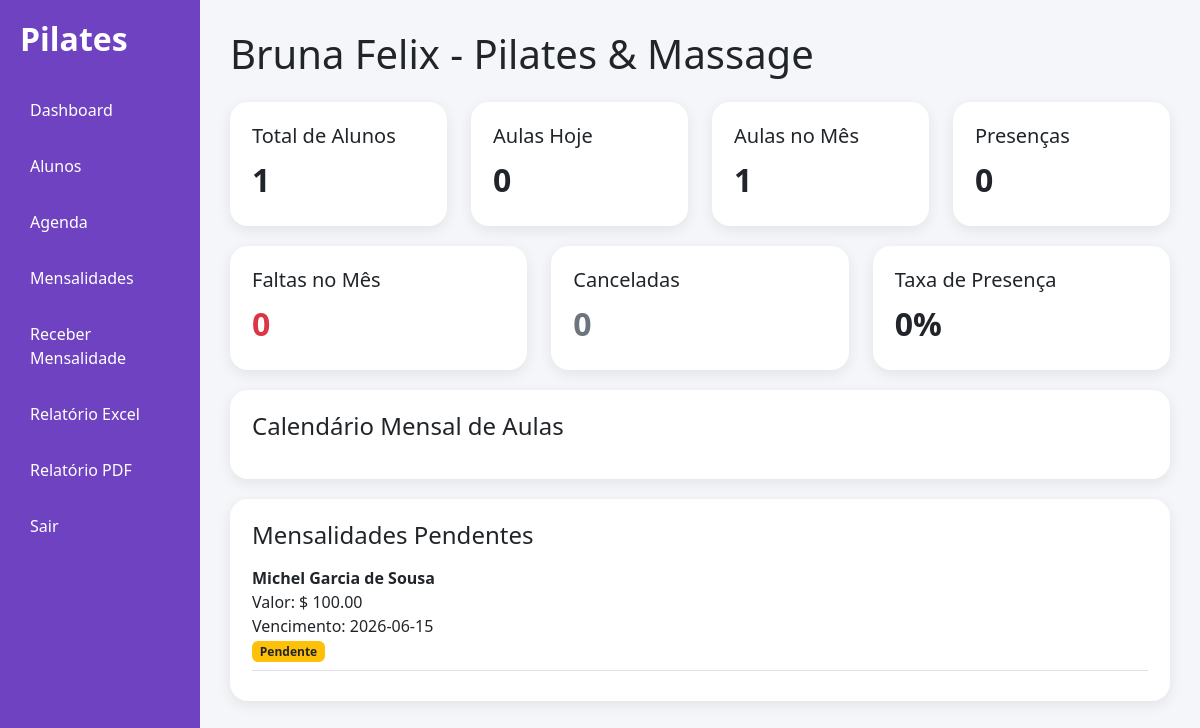
/dashboard (signed in), run on an earlier commit of the app's database.
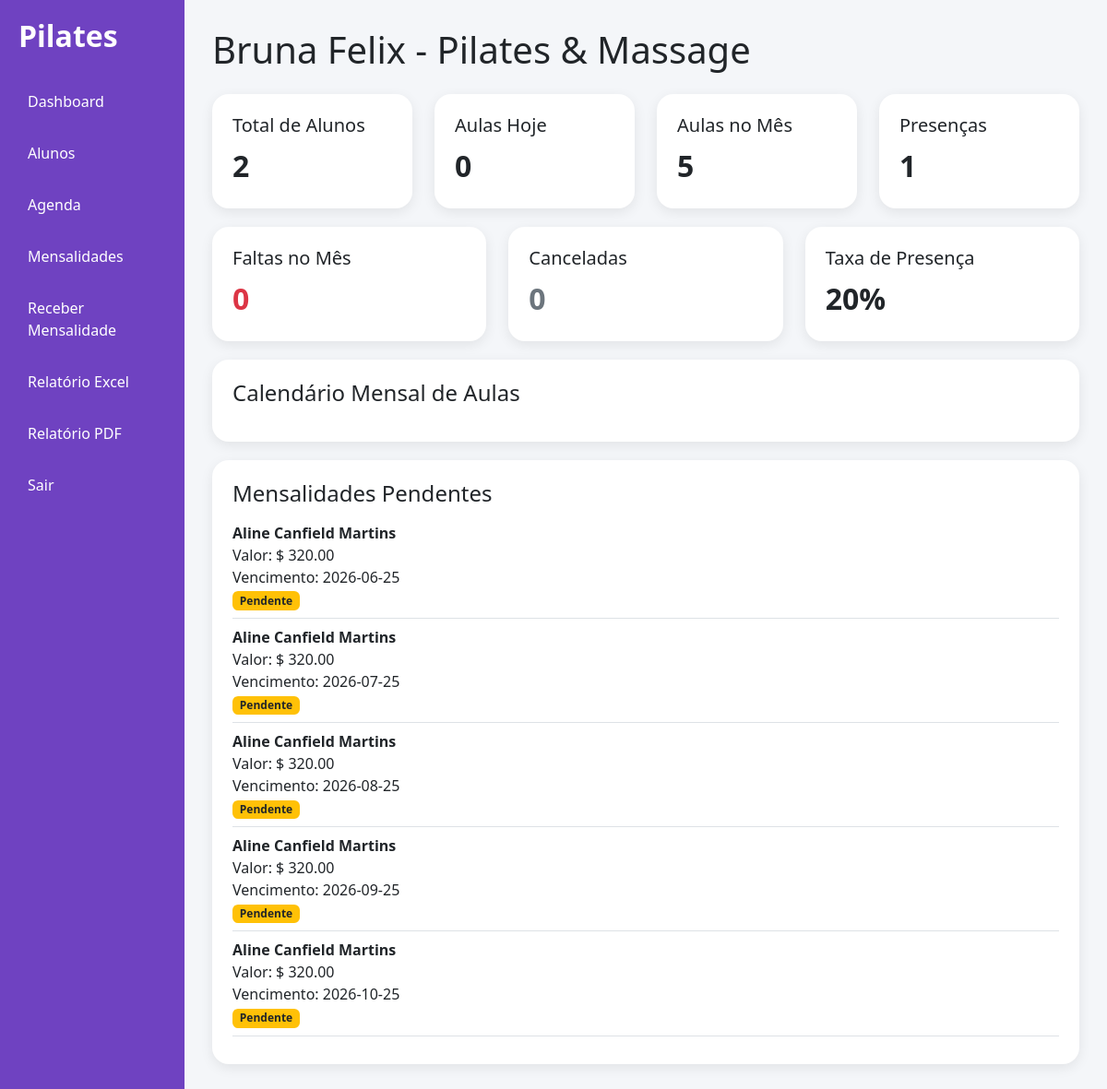
And on a later commit of the database.
### tables this page shows
CREATE TABLE mensalidades(
           id INTEGER PRIMARY KEY AUTOINCREMENT, 
           aluno_id INTEGER NOT NULL,
           mes TEXT NOT NULL,
           valor REAL NOT NULL,
           data_vencimento TEXT,
           status TEXT DEFAULT 'Pendente',
           FOREIGN KEY (aluno_id) REFERENCES alunos(id)
        );

CREATE TABLE alunos (
                id INTEGER PRIMARY KEY AUTOINCREMENT,
                nome TEXT NOT NULL,
                endereco TEXT, 
                telefone TEXT,
                email TEXT, 
                data_nascimento TEXT,
                observacoes TEXT
            , tipo_plano TEXT, aulas_semana TEXT, dias_horarios TEXT, valor_mensal REAL, dia_vencimento INTEGER, data_inicio TEXT, assinatura TEXT);

### app.py (the view)
@app.route("/dashboard")
def dashboard():
    if "usuario" not in session:
        return redirect("/")
    hoje = datetime.now().strftime("%Y-%m-%d")
    mes_atual = datetime.now().strftime("%Y-%m")
    conexao = conectar()
    cursor = conexao.cursor()
    cursor.execute("SELECT COUNT(*) FROM alunos")
    total_alunos = cursor.fetchone()[0]
    cursor.execute("""
        SELECT COUNT(*) FROM agenda
        WHERE data_aula = ?
    """, (hoje,))
    aulas_hoje = cursor.fetchone()[0]
    cursor.execute("""
        SELECT COUNT(*) FROM agenda
        WHERE data_aula LIKE ?
    """, (mes_atual + "%",))
    aulas_mes = cursor.fetchone()[0]
    cursor.execute("""
        SELECT COUNT(*) FROM agenda
        WHERE status = 'Presente' AND data_aula LIKE ?
    """, (mes_atual + "%",))
    total_presencas = cursor.fetchone()[0]
    cursor.execute("""
        SELECT COUNT(*) FROM agenda
        WHERE status = 'Faltou' AND data_aula LIKE ?
    """, (mes_atual + "%",))
    total_faltas = cursor.fetchone()[0]
    cursor.execute("""
        SELECT COUNT(*) FROM agenda
        WHERE status = 'Cancelada' AND data_aula LIKE ?
    """, (mes_atual + "%",))
    total_canceladas = cursor.fetchone()[0]
    cursor.execute("""
        SELECT agenda.id, alunos.nome, agenda.data_aula,
            agenda.horario, agenda.tipo_aula, agenda.status
        FROM agenda
        JOIN alunos ON alunos.id = agenda.aluno_id
        ORDER BY agenda.data_aula, agenda.horario
    """)
    aulas_mes_lista = cursor.fetchall()
    eventos_calendario = []
    for aula in aulas_mes_lista:
        eventos_calendario.append({
            "title":f"{aula[1]} - {aula[3]}",
            "start": aula[2],
            "description": aula[4] or "",
            "status": aula[5]
        })
    cursor.execute("""
        SELECT alunos.nome, mensalidades.valor,
               mensalidades.data_vencimento, mensalidades.status
        FROM mensalidades
        JOIN alunos ON alunos.id = mensalidades.aluno_id
        WHERE mensalidades.status != 'Pago'
        ORDER BY mensalidades.data_vencimento
        LIMIT 5
    """)
    mensalidades_pendentes = cursor.fetchall()
    conexao.close()
    return render_template(
        "dashboard.html",
        total_alunos=total_alunos,
        aulas_hoje=aulas_hoje,
        aulas_mes=aulas_mes,
        total_presencas=total_presencas,
        total_faltas=total_faltas,
        total_canceladas=total_canceladas,
        aulas_mes_lista=aulas_mes_lista,
        mensalidades_pendentes=mensalidades_pendentes,
        eventos_calendario=eventos_calendario
    )

### app.py (called while the page is built)
def conectar():
    return sqlite3.connect("banco.db")

### templates/dashboard.html (shortened to what this page needs)
<!DOCTYPE html>
<html lang="pt-br">
<head>
    <link href="https://cdn.jsdelivr.net/npm/bootstrap@5.3.3/dist/css/bootstrap.min.css" rel="stylesheet">
</head>
<body>
<div class="container-fluid">
    <div class="row">
        <div class="col-md-2 menu">
            <h2>Pilates</h2>
            <a href="/dashboard">Dashboard</a>
            <a href="/alunos">Alunos</a>
            <a href="/agenda">Agenda</a>
            {% if session["nivel"] == "admin" %}
                <a href="/mensalidades">Mensalidades</a>
                <a href="/receber_mensalidades">Receber Mensalidade</a>
                <a href="/relatorio_mensalidades_excel">Relatório Excel</a>
                <a href="/relatorio_mensalidades_pdf">Relatório PDF</a>
            {% endif %}
            <a href="/sair">Sair</a>
        </div>
        <div class="col-md-10 conteudo">
            <h1 class="mb-4">Bruna Felix - Pilates & Massage</h1>
            <div class="row">
                <div class="col-md-3">
                    <div class="card-dashboard">
                        <h5>Total de Alunos</h5>
                        <div class="numero">{{ total_alunos }}</div>
                    </div>
                </div>
                <div class="col-md-3">
                    <div class="card-dashboard">
                        <h5>Aulas Hoje</h5>
                        <div class="numero">{{ aulas_hoje }}</div>
                    </div>
                </div>
                <div class="col-md-3">
                    <div class="card-dashboard">
                        <h5>Aulas no Mês</h5>
                        <div class="numero">{{ aulas_mes }}</div>
                    </div>
                </div>
                <div class="col-md-3">
                    <div class="card-dashboard">
                        <h5>Presenças</h5>
                        <div class="numero">{{ total_presencas }}</div>
                    </div>
                </div>
            </div>
            <div class="row">
                <div class="col-md-4">
                    <div class="card-dashboard">
                        <h5>Faltas no Mês</h5>
                        <div class="numero text-danger">{{ total_faltas }}</div>
                    </div>
                </div>
                <div class="col-md-4">
                    <div class="card-dashboard">
                        <h5>Canceladas</h5>
                        <div class="numero text-secondary">{{ total_canceladas }}</div>
                    </div>
                </div>
                <div class="col-md-4">
                    <div class="card-dashboard">
                        <h5>Taxa de Presença</h5>
                        {% if aulas_mes > 0 %}
                            <div class="numero">
                                {{ "%.0f"|format((total_presencas / aulas_mes) * 100) }}%
                            </div>
                        {% else %}
                            <div class="numero">0%</div>
                        {% endif %}
                    </div>
                </div>
            </div>
            <div class="card-dashboard">
                <h4 class="mb-3">Calendário Mensal de Aulas</h4>
            </div>
            <div class="card-dashboard">
                <h4 class="mb-3">Mensalidades Pendentes</h4>
                {% for mensalidade in mensalidades_pendentes %}
                    <div class="border-bottom pb-2 mb-2">
                        <strong>{{ mensalidade[0] }}</strong><br>
                        Valor: $ {{ "%.2f"|format(mensalidade[1]) }}<br>
                        Vencimento: {{ mensalidade[2] }}<br>
                        {% if mensalidade[3] == "Atrasado" %}
                            <span class="badge bg-danger">Atrasado</span>
                        {% else %}
                            <span class="badge bg-warning text-dark">Pendente</span>
                        {% endif %}
                    </div>
                {% endfor %}
            </div>
        </div>
    </div>
</div>
</body>
</html>

What changed in the data, as far as the page shows it:
no longer on this page (row edited): mensalidades: nome "Michel Garcia de Sousa", valor "100.00", data_vencimento "2026-06-15", status "Pendente"
added mensalidades: nome "Aline Canfield Martins", valor "320.00", data_vencimento "2026-06-25", status "Pendente"
added mensalidades: nome "Aline Canfield Martins", valor "320.00", data_vencimento "2026-07-25", status "Pendente"
added mensalidades: nome "Aline Canfield Martins", valor "320.00", data_vencimento "2026-08-25", status "Pendente"
added mensalidades: nome "Aline Canfield Martins", valor "320.00", data_vencimento "2026-09-25", status "Pendente"
added mensalidades: nome "Aline Canfield Martins", valor "320.00", data_vencimento "2026-10-25", status "Pendente"
Also different on the page:
{{ total_alunos }}: "1" → "2"
{{ aulas_mes }}: "1" → "5"
{{ total_presencas }}: "0" → "1"
{{ "%.0f"|format((total_presencas / aulas_mes) * 100) }}: "0" → "20"
